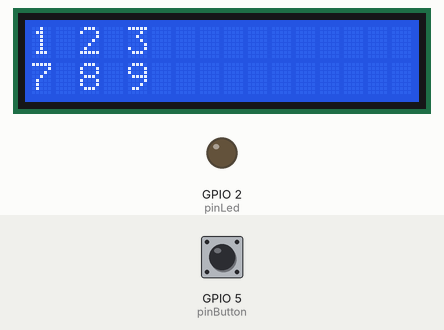
A program run on a simulated ESP32. Parts: 16×2 character LCD, output pins drawn as LEDs (lit = HIGH). The inputs (shaded band) are chosen by the test bench; at power-on: GPIO 5 (pinButton) HIGH. Random numbers use the default seed unless the program sets one.

Above: at 1.2 s.
1.3 s: GPIO 5 (pinButton) pulled LOW for 3.2 s
At 3.2 s:
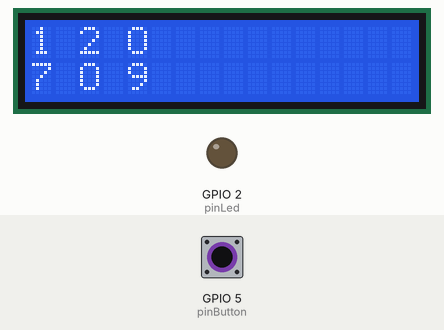
At 5.2 s:
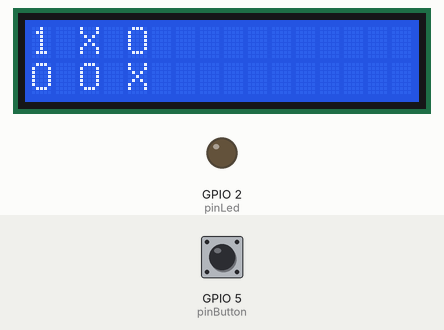
6.0 s: GPIO 5 (pinButton) pulled LOW for 1 s
At 7.4 s:
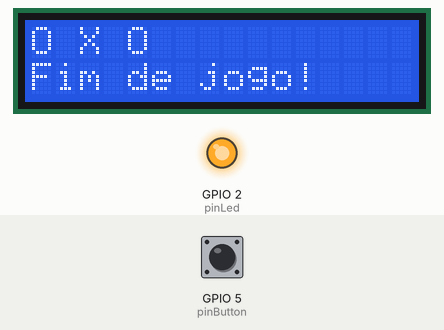
Timing chart, 0 to 9.0 s (numbered marks = the images above; inputs shaded):
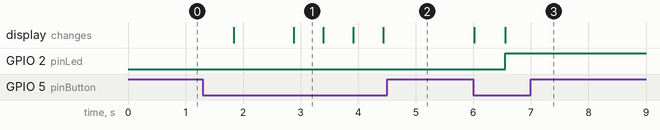

The program:

main.cpp
```cpp
#include <Arduino.h>
#include <LiquidCrystal_I2C.h>

#define pinButton 5
#define pinLed 2

LiquidCrystal_I2C lcd(0x27, 16, 2);
char tabuleiro[3][3] = {{'1', '2', '3'}, {'4', '5', '6'}, {'7', '8', '9'}};
bool vezJogador = true;
bool jogoAtivo = true;

void mostrarTabuleiro();
bool verificarVitoria(char jogador);

void setup() {
    pinMode(pinButton, INPUT_PULLUP);
    pinMode(pinLed, OUTPUT);
    lcd.init();
    lcd.backlight();
    mostrarTabuleiro();
}

void loop() {
    if (digitalRead(pinButton) == LOW && jogoAtivo) {
        int posicao = random(1, 10); // Simula jogada automática
        for (int i = 0; i < 3; i++) {
            for (int j = 0; j < 3; j++) {
                if (tabuleiro[i][j] == '0' + posicao) {
                    tabuleiro[i][j] = vezJogador ? 'X' : 'O';
                    vezJogador = !vezJogador;
                    mostrarTabuleiro();
                    if (verificarVitoria('X') || verificarVitoria('O')) {
                        lcd.setCursor(0, 1);
                        lcd.print("Fim de jogo!");
                        digitalWrite(pinLed, HIGH);
                        jogoAtivo = false;
                    }
                    delay(500);
                    return;
                }
            }
        }
    }
}

void mostrarTabuleiro() {
    lcd.clear();
    for (int i = 0; i < 3; i++) {
        for (int j = 0; j < 3; j++) {
            lcd.setCursor(j * 2, i);
            lcd.print(tabuleiro[i][j]);
        }
    }
}

bool verificarVitoria(char jogador) {
    for (int i = 0; i < 3; i++) {
        if ((tabuleiro[i][0] == jogador && tabuleiro[i][1] == jogador && tabuleiro[i][2] == jogador) ||
            (tabuleiro[0][i] == jogador && tabuleiro[1][i] == jogador && tabuleiro[2][i] == jogador)) {
            return true;
        }
    }
    return (tabuleiro[0][0] == jogador && tabuleiro[1][1] == jogador && tabuleiro[2][2] == jogador) ||
           (tabuleiro[0][2] == jogador && tabuleiro[1][1] == jogador && tabuleiro[2][0] == jogador);
}
```

Measured:
- after the input at 1.3 s, the display: first changes after 0.54 s (image 1 shows a later state)
- after the input at 6.0 s, GPIO 2 (pinLed): LOW → HIGH after 0.55 s; the display: first changes at once (image 3 shows a later state)
- what the display in image 1 shows lasts 0.5 s, from 2.9 s to 3.4 s
